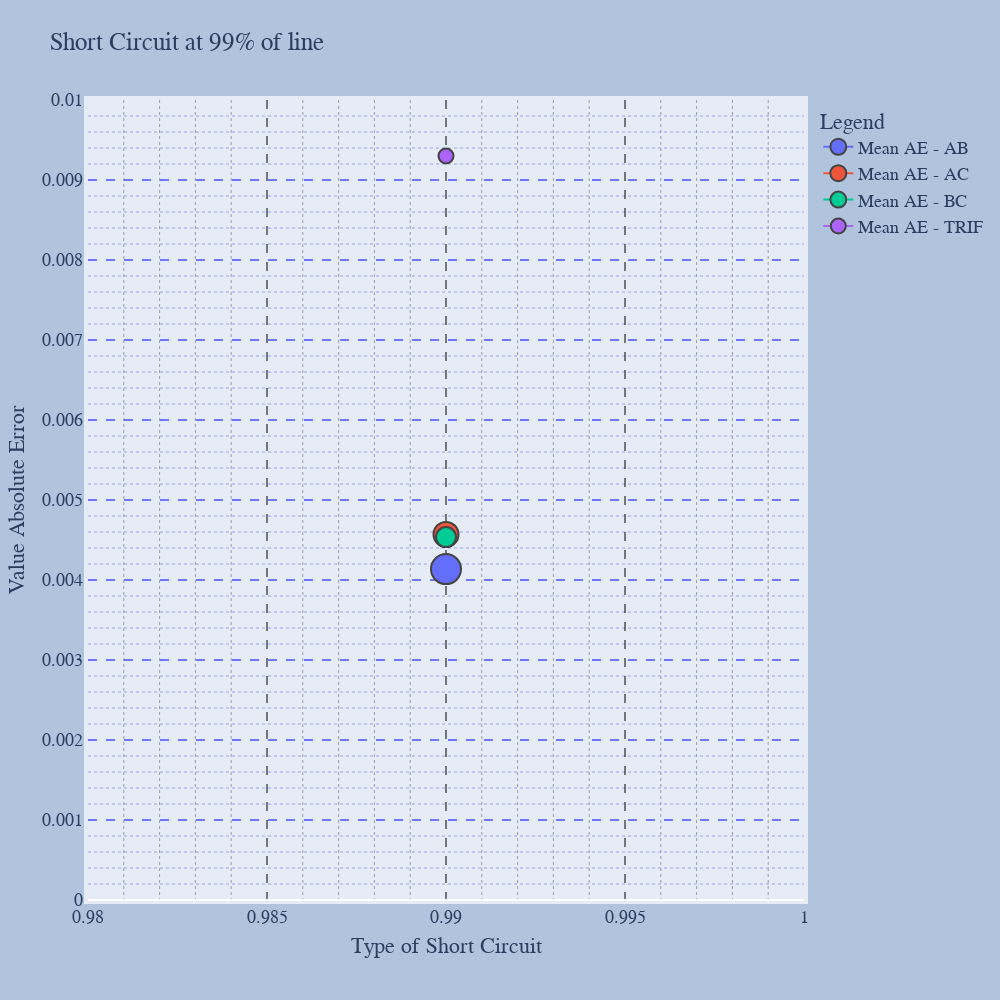

The notebook cell this image was saved under:
### Code cell
fig = go.Figure()

# Add traces
fig.add_trace(go.Scatter(x=ValorZeroNoveNove['n'], y=ValorZeroNoveNove['Mean AE - AB'],
                    mode='markers+lines',
                    name='Mean AE - AB',
                    marker=dict(
                        size=30,
                        line=dict(
                            width=2
                        )
                    ),
                    text=ValorZeroNoveNove['Mean AE - AB'],
                    textposition="top center"))
fig.add_trace(go.Scatter(x=ValorZeroNoveNove['n'], y=ValorZeroNoveNove['Mean AE - AC'],
                    mode='markers+lines',
                    name='Mean AE - AC',
                    marker=dict(
                        size=25,
                        line=dict(
                            width=2
                        )
                    ),
                    text=ValorZeroNoveNove['Mean AE - AC'],
                    textposition="top center"))
fig.add_trace(go.Scatter(x=ValorZeroNoveNove['n'], y=ValorZeroNoveNove['Mean AE - BC'],
                    mode='markers+lines',
                    name='Mean AE - BC',
                    marker=dict(
                        size=20,
                        line=dict(
                            width=2
                        )
                    ),
                    text=ValorZeroNoveNove['Mean AE - BC'],
                    textposition="bottom center"))
fig.add_trace(go.Scatter(x=ValorZeroNoveNove['n'], y=ValorZeroNoveNove['Mean AE - TRIF'],
                    mode='markers+lines',
                    name='Mean AE - TRIF',
                    marker=dict(
                        size=15,
                        line=dict(
                            width=2
                        )
                    ),
                    text=ValorZeroNoveNove['Mean AE - TRIF'],
                    textposition="top center"))
fig.update_yaxes(showgrid=True, gridwidth=1, gridcolor='blue', griddash='dash', minor_griddash="dot", minor_nticks=5, tickmode = 'linear', tick0 = 0.005,dtick = 0.001,)
fig.update_xaxes(gridcolor='black', griddash='dash', minor_griddash="dot")
fig.update_yaxes(range=[0, 0.01])
fig.update_xaxes(range=[0.98, 1])
fig.update_layout(
    autosize=False,
    width=1000,
    height=1000,
    margin=dict(
        l=50,
        r=50,
        b=100,
        t=100,
        pad=4
    ),
    paper_bgcolor='LightSteelBlue',)
fig.update_layout(
    title="Short Circuit at 99% of line",
    xaxis_title="Type of Short Circuit",
    yaxis_title="Value Absolute Error",
    legend_title="Legend",
    font=dict(
        family="Courier New, monospace",
        size=18,
    )
)
fig.show()
fig.write_image("images/ValorAE_5.png")

### Figure 1 — Plotly figure (JSON) as saved in the notebook; plotly's stock layout.template omitted (floating-point values rounded to 4 significant figures)
{"data": [{"marker": {"line": {"width": 2}, "size": 30}, "mode": "markers+lines", "name": "Mean AE - AB", "text": [0.004136], "textposition": "top center", "type": "scatter", "x": [0.99], "y": [0.004136]}, {"marker": {"line": {"width": 2}, "size": 25}, "mode": "markers+lines", "name": "Mean AE - AC", "text": [0.00457], "textposition": "top center", "type": "scatter", "x": [0.99], "y": [0.00457]}, {"marker": {"line": {"width": 2}, "size": 20}, "mode": "markers+lines", "name": "Mean AE - BC", "text": [0.004536], "textposition": "bottom center", "type": "scatter", "x": [0.99], "y": [0.004536]}, {"marker": {"line": {"width": 2}, "size": 15}, "mode": "markers+lines", "name": "Mean AE - TRIF", "text": [0.0093], "textposition": "top center", "type": "scatter", "x": [0.99], "y": [0.0093]}], "layout": {"autosize": false, "font": {"family": "Courier New, monospace", "size": 18}, "height": 1000, "legend": {"title": {"text": "Legend"}}, "margin": {"b": 100, "l": 50, "pad": 4, "r": 50, "t": 100}, "paper_bgcolor": "LightSteelBlue", "title": {"text": "Short Circuit at 99% of line"}, "width": 1000, "xaxis": {"gridcolor": "black", "griddash": "dash", "minor": {"griddash": "dot"}, "range": [0.98, 1], "title": {"text": "Type of Short Circuit"}}, "yaxis": {"dtick": 0.001, "gridcolor": "blue", "griddash": "dash", "gridwidth": 1, "minor": {"griddash": "dot", "nticks": 5}, "range": [0, 0.01], "showgrid": true, "tick0": 0.005, "tickmode": "linear", "title": {"text": "Value Absolute Error"}}}}
